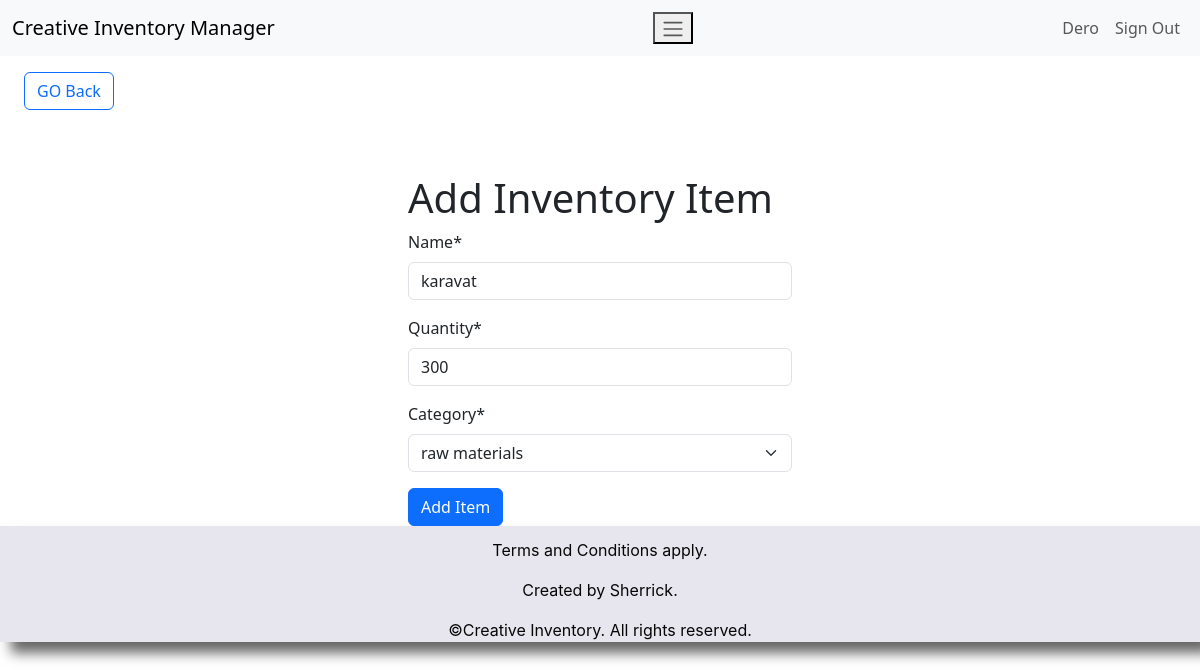
The page /edit-item/4 (signed in) on the database its author committed.
### inventory/models.py (models this page shows, shortened)
class InventoryItem(models.Model):
    name = models.CharField(max_length=200)
    quantity = models.IntegerField()
    category = models.ForeignKey('Category', on_delete=models.SET_NULL, blank=True, null=True)
    date_created = models.DateTimeField(auto_now_add=True)
    user = models.ForeignKey(User, on_delete=models.CASCADE)

class Category(models.Model):
    name = models.CharField(max_length=200)
    class Meta:
        verbose_name_plural = 'categories'
    def __str__(self):
        return self.name

### inventory/views.py (the view)
# urls.py: path('edit-item/<int:pk>', EditItem.as_view(), name='edit-item'),
class EditItem(LoginRequiredMixin, UpdateView):
     model = InventoryItem
     form_class = InventoryItemForm
     template_name = 'inventory/item_form.html'
     success_url = reverse_lazy('dashboard')

### inventory/forms.py
class InventoryItemForm(forms.ModelForm):
    category = forms.ModelChoiceField(queryset=Category.objects.all(), initial= 0)
    class Meta:
        model = InventoryItem
        fields= 'name','quantity','category'

### inventory/templates/inventory/item_form.html (shortened to what this page needs)
{% extends 'inventory/base.html' %}
{% load crispy_forms_tags %}
{% block content %}
    <a href="{% url 'dashboard' %}" class="btn btn-outline-primary my-3 mx-4">GO Back</a>
    <div class="row">
        <div class="col-11 col-md-4 mx-auto mt-5">
            <h1>Add Inventory Item</h1>
            <form method="POST">
                {{ form|crispy }}
                <div class="mt-3">
                    <button type="submit" class="btn btn-primary">Add Item</button>
                </div>
            </form>
        </div>
    </div>
{% endblock content %}

### inventory/templates/inventory/navigation.html
<nav class="navbar navbar-expand-lg bg-light">
    <div class="container-fluid">
        <a class="navbar-brand" href="{% url 'index' %}">Creative Inventory Manager</a>
        <button class="navbar-toggle" type="button"data-bs-toggle="collapse"data-bs-target="#navbarNav"aria-controls="#navbarNav"aria-expanded="false"aria-label="Toggle navigation">
            <span class="navbar-toggler-icon"></span>
        </button>
        <div class="collapsenavbar-collapse justify-content-end" id="navbarNav">
            <ul class="navbar-nav">
                {% if user.is_authenticated %}
                <li class="nav-item">
                    <a class="nav-link" href="#">{{ user.username }}</a>
                <li class="nav-item">
                    <a class="nav-link" href="{% url 'logout' %}">Sign Out</a>
                </li>
                {% else %}
                <li class="nav-item">
                    <a class="nav-link" href="{% url 'login' %}">Sign In</a>
                <li class="nav-item">
                    <a class="nav-link" href="{% url 'signup' %}">Sign Up</a>
                </li>
                {% endif%}
            </ul>
        </div>
        </div>
</nav>

### rows shown on the page
InventoryItem: name "karavat", quantity "300", category "raw materials"

### other values the page prints
{{ user.username }} "Dero"
